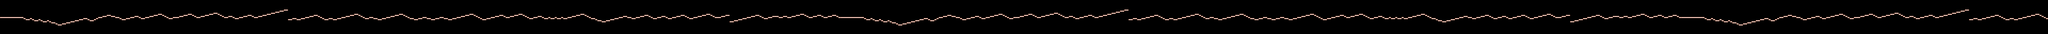

A level layout from a 2D game, rendered from its tile map. Below: a short description, then the map file with tile-grid data replaced by summaries:
An orthogonal 960x32 tile map with 32x16 px tiles, 1 tile layer (line), 8 tilesets and 237 objects.

<map version="1.2" tiledversion="1.2.1" orientation="orthogonal" renderorder="right-down" width="960" height="32" tilewidth="32" tileheight="16" infinite="0" nextlayerid="5" nextobjectid="279">
 <tileset firstgid="1" source="4c.tsx" />
 <tileset firstgid="2" source="8c.tsx" />
 <tileset firstgid="3" source="2c.tsx" />
 <tileset firstgid="4" source="5c.tsx" />
 <tileset firstgid="5" source="1c.tsx" />
 <tileset firstgid="6" source="6c.tsx" />
 <tileset firstgid="7" source="3c.tsx" />
 <tileset firstgid="8" source="7c.tsx" />
 <layer id="1" name="line" width="960" height="32">
  <data>[30720 cells, 960 non-empty, 4 distinct tile ids]</data>
 </layer>
 <objectgroup id="2" name="coins">
  <object id="1" x="463.024" y="256.103">
   <ellipse />
  </object>
  <object id="2" x="591.375" y="274.096">
   <ellipse />
  </object>
  <object id="3" x="719.127" y="289.69">
   <ellipse />
  </object>
  <object id="4" x="959.635" y="338.871">
   <ellipse />
  </object>
  <object id="5" x="1088.59" y="306.484">
   <ellipse />
  </object>
  <object id="6" x="1216.34" y="274.696">
   <ellipse />
  </object>
  <object id="7" x="1504.23" y="241.708">
   <ellipse />
  </object>
  <object id="8" x="1631.98" y="209.92">
   <ellipse />
  </object>
  <object id="9" x="1759.13" y="242.908">
   <ellipse />
  </object>
  <object id="10" x="1919.27" y="258.502">
   <ellipse />
  </object>
  <object id="11" x="2046.42" y="224.315">
   <ellipse />
  </object>
  <object id="12" x="2270.74" y="227.314">
   <ellipse />
  </object>
  <object id="13" x="2400.29" y="194.326">
   <ellipse />
  </object>
  <object id="14" x="2639" y="243.507">
   <ellipse />
  </object>
  <object id="15" x="2783.54" y="210.52">
   <ellipse />
  </object>
  <object id="16" x="3039.64" y="227.314">
   <ellipse />
  </object>
  <object id="17" x="3243.57" y="178.266">
   <ellipse />
  </object>
  <object id="18" x="3456.49" y="226.114">
   <ellipse />
  </object>
  <object id="19" x="3616.03" y="241.108">
   <ellipse />
  </object>
  <object id="20" x="3743.18" y="211.12">
   <ellipse />
  </object>
  <object id="21" x="3903.92" y="226.114">
   <ellipse />
  </object>
  <object id="22" x="4031.67" y="193.726">
   <ellipse />
  </object>
  <object id="23" x="4161.82" y="162.538">
   <ellipse />
  </object>
  <object id="24" x="4305.7" y="129.551">
   <ellipse />
  </object>
  <object id="25" x="4415.52" y="257.902">
   <ellipse />
  </object>
  <object id="26" x="4608.05" y="243.507">
   <ellipse />
  </object>
  <object id="27" x="4735.8" y="210.52">
   <ellipse />
  </object>
  <object id="28" x="4973.45" y="256.569">
   <ellipse />
  </object>
  <object id="29" x="5087.87" y="258.502">
   <ellipse />
  </object>
  <object id="30" x="5216.22" y="227.314">
   <ellipse />
  </object>
  <object id="31" x="5344.57" y="194.926">
   <ellipse />
  </object>
  <object id="32" x="5578.35" y="240.707">
   <ellipse />
  </object>
  <object id="33" x="5823.79" y="243.507">
   <ellipse />
  </object>
  <object id="34" x="5953.34" y="209.92">
   <ellipse />
  </object>
  <object id="35" x="6304.8" y="257.902">
   <ellipse />
  </object>
  <object id="36" x="6560.31" y="259.701">
   <ellipse />
  </object>
  <object id="37" x="6815.81" y="260.301">
   <ellipse />
  </object>
  <object id="38" x="7008.94" y="211.12">
   <ellipse />
  </object>
  <object id="39" x="7328.02" y="258.502">
   <ellipse />
  </object>
  <object id="40" x="7455.17" y="226.714">
   <ellipse />
  </object>
  <object id="41" x="7679.48" y="226.714">
   <ellipse />
  </object>
  <object id="42" x="7804.83" y="194.926">
   <ellipse />
  </object>
  <object id="43" x="8030.95" y="242.308">
   <ellipse />
  </object>
  <object id="44" x="8240.27" y="242.908">
   <ellipse />
  </object>
  <object id="45" x="8336.23" y="241.108">
   <ellipse />
  </object>
  <object id="46" x="8431" y="242.308">
   <ellipse />
  </object>
  <object id="47" x="8543.75" y="242.908">
   <ellipse />
  </object>
  <object id="48" x="8747.68" y="195.794">
   <ellipse />
  </object>
  <object id="49" x="8894.62" y="257.902">
   <ellipse />
  </object>
  <object id="50" x="9054.16" y="297.487">
   <ellipse />
  </object>
  <object id="51" x="9183.71" y="275.295">
   <ellipse />
  </object>
  <object id="52" x="9385.57" y="223.447">
   <ellipse />
  </object>
  <object id="53" x="9566.96" y="241.708">
   <ellipse />
  </object>
  <object id="54" x="9695.92" y="209.92">
   <ellipse />
  </object>
  <object id="55" x="9952.02" y="226.114">
   <ellipse />
  </object>
  <object id="56" x="10113.4" y="240.509">
   <ellipse />
  </object>
  <object id="57" x="10432.4" y="241.108">
   <ellipse />
  </object>
  <object id="58" x="10625" y="193.127">
   <ellipse />
  </object>
  <object id="59" x="10767.7" y="240.509">
   <ellipse />
  </object>
  <object id="60" x="10912.3" y="209.92">
   <ellipse />
  </object>
  <object id="61" x="11038.8" y="289.09">
   <ellipse />
  </object>
  <object id="62" x="11168.4" y="257.902">
   <ellipse />
  </object>
  <object id="63" x="11295.5" y="226.114">
   <ellipse />
  </object>
  <object id="64" x="11551.6" y="241.108">
   <ellipse />
  </object>
  <object id="65" x="11775.3" y="224.315">
   <ellipse />
  </object>
  <object id="66" x="11904.9" y="226.714">
   <ellipse />
  </object>
  <object id="67" x="12033.2" y="193.726">
   <ellipse />
  </object>
  <object id="68" x="12225.2" y="226.714">
   <ellipse />
  </object>
  <object id="69" x="12511.2" y="209.32">
   <ellipse />
  </object>
  <object id="70" x="13071.1" y="256.086">
   <ellipse />
  </object>
  <object id="71" x="13199.4" y="274.079">
   <ellipse />
  </object>
  <object id="72" x="13327.2" y="289.673">
   <ellipse />
  </object>
  <object id="73" x="13567.7" y="338.854">
   <ellipse />
  </object>
  <object id="74" x="13696.7" y="306.467">
   <ellipse />
  </object>
  <object id="75" x="13824.4" y="274.679">
   <ellipse />
  </object>
  <object id="76" x="14112.3" y="241.691">
   <ellipse />
  </object>
  <object id="77" x="14240.1" y="209.903">
   <ellipse />
  </object>
  <object id="78" x="14367.2" y="242.891">
   <ellipse />
  </object>
  <object id="79" x="14527.3" y="258.485">
   <ellipse />
  </object>
  <object id="80" x="14654.5" y="224.298">
   <ellipse />
  </object>
  <object id="81" x="14878.8" y="227.297">
   <ellipse />
  </object>
  <object id="82" x="15019.4" y="192.309">
   <ellipse />
  </object>
  <object id="83" x="15247.1" y="243.49">
   <ellipse />
  </object>
  <object id="84" x="15391.6" y="210.503">
   <ellipse />
  </object>
  <object id="85" x="15647.7" y="227.297">
   <ellipse />
  </object>
  <object id="86" x="15850.3" y="178.249">
   <ellipse />
  </object>
  <object id="87" x="16064.6" y="226.097">
   <ellipse />
  </object>
  <object id="88" x="16224.1" y="241.091">
   <ellipse />
  </object>
  <object id="89" x="16351.3" y="211.103">
   <ellipse />
  </object>
  <object id="90" x="16512" y="226.097">
   <ellipse />
  </object>
  <object id="91" x="16639.7" y="193.709">
   <ellipse />
  </object>
  <object id="92" x="16769.9" y="162.521">
   <ellipse />
  </object>
  <object id="93" x="16907.1" y="129.534">
   <ellipse />
  </object>
  <object id="94" x="17023.6" y="257.885">
   <ellipse />
  </object>
  <object id="95" x="17216.1" y="243.49">
   <ellipse />
  </object>
  <object id="96" x="17355.9" y="206.503">
   <ellipse />
  </object>
  <object id="97" x="17568.2" y="257.885">
   <ellipse />
  </object>
  <object id="98" x="17695.9" y="258.485">
   <ellipse />
  </object>
  <object id="99" x="17824.3" y="227.297">
   <ellipse />
  </object>
  <object id="100" x="17952.6" y="194.909">
   <ellipse />
  </object>
  </objectgroup>
 <objectgroup id="3" name="can">
  <!-- 35 objects omitted --></objectgroup>
 <objectgroup id="4" name="diamond">
  <!-- 33 objects omitted --></objectgroup>
</map>
<!-- 137 of 237 objects omitted -->
